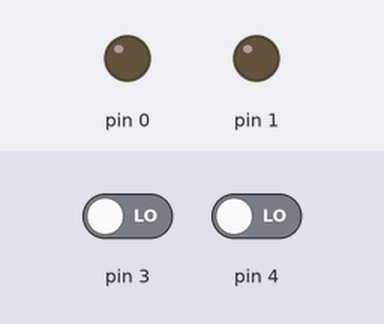
Simulated run of this sketch. Board: Arduino Uno, built with avr-gcc and run on an emulated ATmega328P. Parts: output pins drawn as LEDs (lit = HIGH). The test bench sets the inputs (shaded band); at power-on: pin 3 LOW, pin 4 LOW.

Above: at 1.2 s.
1.3 s: pin 3 driven HIGH
At 1.8 s:
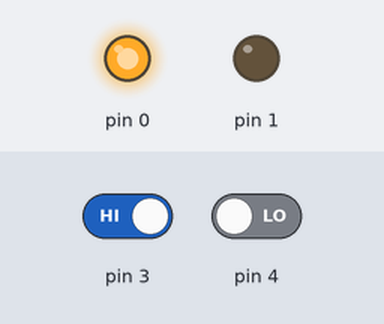
2.8 s: pin 4 driven HIGH
At 4.0 s:
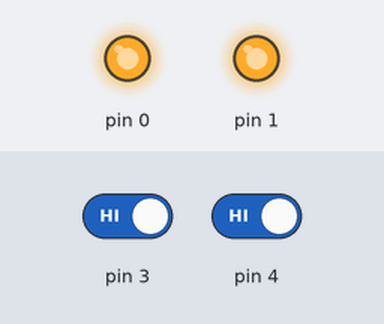
4.3 s: pin 3 driven LOW
At 5.3 s:
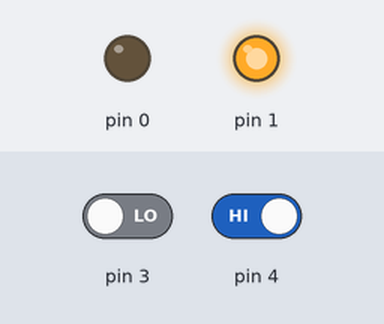
5.8 s: pin 4 driven LOW
At 6.4 s:
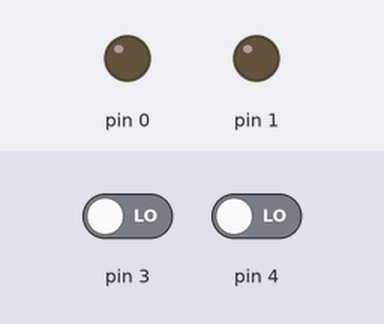
Timing chart, 0 to 8.3 s (numbered marks = the images above; inputs shaded):
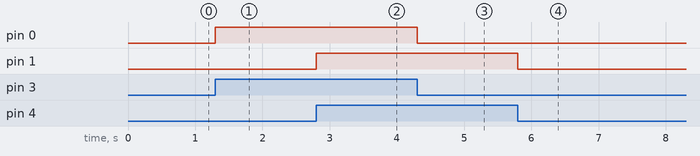

The sketch:

IF.ino
```cpp
/*
AND OR

  modified 11 November 2015
  by xiaoxiang luo
 */

void setup() {
  // put your setup code here, to run once:
  pinMode(0, OUTPUT);
  pinMode(1, OUTPUT);
  pinMode(3, INPUT);
  pinMode(4, INPUT);

}

void loop() {
  // put your main code here, to run repeatedly:
  if (digitalRead(3) == 1) // AND Mode
  {

    digitalWrite(0, HIGH);
  }
  else  //OR Mode
  {
    digitalWrite(0, LOW);
  }

  if (digitalRead(4) == 1) // AND Mode
  {

    digitalWrite(1, HIGH);
  }
  else  //OR Mode
  {
    digitalWrite(1, LOW);
  }
}
```

Measured:
- after the input at 1.3 s, pin 0: LOW → HIGH at once
- after the input at 2.8 s, pin 1: LOW → HIGH at once
- after the input at 4.3 s, pin 0: HIGH → LOW at once
- after the input at 5.8 s, pin 1: HIGH → LOW at once
